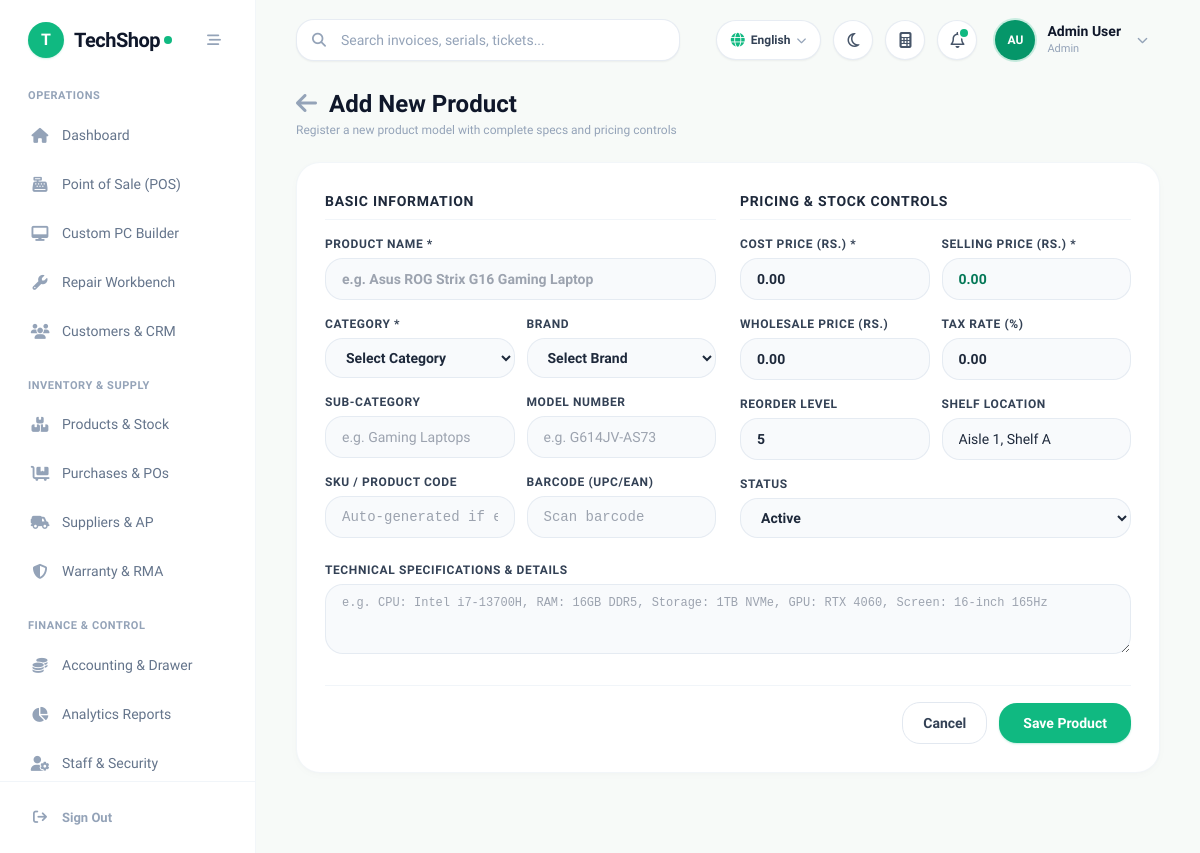
The app's page /pages/product_add.php (signed in) with its own data.
### tables this page shows
CREATE TABLE IF NOT EXISTS `settings` (
  `setting_key` varchar(50) NOT NULL,
  `setting_value` text,
  `created_at` timestamp NULL DEFAULT CURRENT_TIMESTAMP,
  `updated_at` timestamp NULL DEFAULT CURRENT_TIMESTAMP ON UPDATE CURRENT_TIMESTAMP,
  PRIMARY KEY (`setting_key`)
);

CREATE TABLE IF NOT EXISTS `users` (
  `id` bigint unsigned NOT NULL AUTO_INCREMENT,
  `name` varchar(255) NOT NULL,
  `email` varchar(255) NOT NULL,
  `password` varchar(255) NOT NULL,
  `role` varchar(50) NOT NULL DEFAULT 'Cashier',
  `phone` varchar(50) DEFAULT NULL,
  `branch_id` int NOT NULL DEFAULT '1',
  `status` tinyint(1) NOT NULL DEFAULT '1',
  `created_at` timestamp NULL DEFAULT CURRENT_TIMESTAMP,
  `updated_at` timestamp NULL DEFAULT CURRENT_TIMESTAMP ON UPDATE CURRENT_TIMESTAMP,
  PRIMARY KEY (`id`),
  UNIQUE KEY `email` (`email`)
);

### pages/product_add.php (the view, shortened to what the rows shown need)
<?php
require_once '../includes/db.php';
require_once '../includes/header.php';
?>
<div class="max-w-4xl mx-auto pb-10">
    <div class="mb-6 flex justify-between items-center mt-2">
        <div>
            <h1 class="text-2xl font-bold text-slate-900 flex items-center">
                <a href="products.php" class="text-slate-400 hover:text-emerald-600 transition-colors mr-3"><i class="fa-solid fa-arrow-left"></i></a>
                Add New Product
            </h1>
        </div>
    </div>
</div>
<?php require_once '../includes/footer.php'; ?>

### includes/header.php (shortened to what the rows shown need)
<?php
enforce_page_access();
require_once __DIR__ . '/lang.php';
$user = $_SESSION['user'];
$role = $user['role'] ?? 'Cashier';
        ?>
        <?php
function isActive($page) {
    $current = basename($_SERVER['PHP_SELF']);
    return 'text-slate-500 hover:text-slate-900 hover:bg-slate-50/80 font-medium';
}
function getIconColor($page) {
    $current = basename($_SERVER['PHP_SELF']);
    return 'text-slate-400 group-hover:text-slate-600';
}
$sys_name = 'TechShop';
$sys_logo = '';
if (isset($pdo) && $pdo) {
    try {
        $stmt_h = $pdo->query("SELECT setting_key, setting_value FROM settings WHERE setting_key IN ('system_name', 'shop_logo', 'currency_symbol', 'shop_currency', 'supported_currencies_json')");
        while ($row = $stmt_h->fetch()) {
            if ($row['setting_key'] === 'system_name' && !empty($row['setting_value'])) $sys_name = $row['setting_value'];
        }
    } catch (\Exception $e) {}
}
$user_name = $user['name'] ?? 'Staff User';
$user_role = $user['role'] ?? 'Cashier';
$name_parts = explode(' ', trim($user_name));
$initials = strtoupper(substr($name_parts[0] ?? 'U', 0, 1) . (isset($name_parts[1]) ? substr($name_parts[1], 0, 1) : ''));
?>
<!DOCTYPE html>
<html lang="en" class="h-full">
<head>
    <script src="https://cdn.tailwindcss.com"></script>
    <link rel="stylesheet" href="https://cdnjs.cloudflare.com/ajax/libs/font-awesome/6.5.1/css/all.min.css">
</head>
<body class="bg-[#F7FAF8] text-slate-800 font-sans flex h-screen overflow-hidden antialiased">
    <aside id="mainSidebar" class="w-64 bg-white border-r border-slate-100/90 flex flex-col fixed md:static inset-y-0 left-0 z-50 transform -translate-x-full md:translate-x-0 transition-transform duration-200 ease-in-out">
        <div class="h-20 flex items-center justify-between px-7">
            <a href="dashboard.php" class="flex items-center gap-2.5 group">
                <?php if ($sys_logo): ?>
                    <img src="../uploads/logo/<?php echo htmlspecialchars($sys_logo); ?>" alt="Logo" class="h-9 w-9 object-contain rounded-xl">
                <?php else: ?>
                    <div class="w-9 h-9 rounded-2xl bg-emerald-500 text-white flex items-center justify-center font-black text-base shadow-sm shadow-emerald-500/20">
                        <?php echo strtoupper(substr($sys_name, 0, 1)); ?>
                    </div>
                <?php endif; ?>
                <div class="flex items-center tracking-tight">
                    <span class="text-xl font-bold text-slate-900 tracking-tight"><?php echo htmlspecialchars($sys_name); ?></span>
                    <span class="w-2 h-2 rounded-full bg-emerald-500 ml-1 inline-block"></span>
                </div>
            </a>
        </div>
        <nav class="flex-1 overflow-y-auto px-4 py-2 space-y-6">
            <div>
                <p class="text-[11px] font-bold uppercase tracking-wider text-slate-400 px-3 mb-2"><?php echo __('nav_operations'); ?></p>
                <div class="space-y-1">
                    <a href="dashboard.php" class="sidebar-item flex items-center px-3.5 py-3 rounded-2xl group <?php echo isActive('dashboard.php'); ?>">
                        <i class="fa-solid fa-house w-5 text-center text-[15px] <?php echo getIconColor('dashboard.php'); ?>"></i>
                        <span class="ml-3 text-[14px]"><?php echo __('nav_dashboard'); ?></span>
                    </a>
                    <?php if (in_array($role, ['Admin', 'Manager', 'Cashier'])): ?>
                    <a href="pos.php" class="sidebar-item flex items-center px-3.5 py-3 rounded-2xl group <?php echo isActive('pos.php'); ?>">
                        <i class="fa-solid fa-cash-register w-5 text-center text-[15px] <?php echo getIconColor('pos.php'); ?>"></i>
                        <span class="ml-3 text-[14px]"><?php echo __('nav_pos'); ?></span>
                    </a>
                    <a href="build_pc.php" class="sidebar-item flex items-center px-3.5 py-3 rounded-2xl group <?php echo isActive('build_pc.php'); ?>">
                        <i class="fa-solid fa-desktop w-5 text-center text-[15px] <?php echo getIconColor('build_pc.php'); ?>"></i>
                        <span class="ml-3 text-[14px]"><?php echo __('nav_pc_builder'); ?></span>
                    </a>
                    <?php endif; ?>
                    <?php if (in_array($role, ['Admin', 'Manager', 'Technician', 'Cashier'])): ?>
                    <a href="repairs.php" class="sidebar-item flex items-center px-3.5 py-3 rounded-2xl group <?php echo isActive('repairs.php'); ?>">
                        <i class="fa-solid fa-wrench w-5 text-center text-[15px] <?php echo getIconColor('repairs.php'); ?>"></i>
                        <span class="ml-3 text-[14px]"><?php echo __('nav_repairs'); ?></span>
                    </a>
                    <?php endif; ?>
                    <?php if (in_array($role, ['Admin', 'Manager', 'Cashier', 'Accountant'])): ?>
                    <a href="customers.php" class="sidebar-item flex items-center px-3.5 py-3 rounded-2xl group <?php echo isActive('customers.php'); ?>">
                        <i class="fa-solid fa-users w-5 text-center text-[15px] <?php echo getIconColor('customers.php'); ?>"></i>
                        <span class="ml-3 text-[14px]"><?php echo __('nav_customers'); ?></span>
                    </a>
                    <?php endif; ?>
                </div>
            </div>
            <div>
                <p class="text-[11px] font-bold uppercase tracking-wider text-slate-400 px-3 mb-2"><?php echo __('nav_inventory_supply'); ?></p>
                <div class="space-y-1">
                    <?php if (in_array($role, ['Admin', 'Manager', 'Inventory', 'Cashier', 'Technician', 'Accountant'])): ?>
                    <a href="products.php" class="sidebar-item flex items-center px-3.5 py-3 rounded-2xl group <?php echo isActive('products.php'); ?>">
                        <i class="fa-solid fa-boxes-stacked w-5 text-center text-[15px] <?php echo getIconColor('products.php'); ?>"></i>
                        <span class="ml-3 text-[14px]"><?php echo __('nav_products'); ?></span>
                    </a>
                    <?php endif; ?>
                    <?php if (in_array($role, ['Admin', 'Manager', 'Inventory'])): ?>
                    <a href="purchases.php" class="sidebar-item flex items-center px-3.5 py-3 rounded-2xl group <?php echo isActive('purchases.php'); ?>">
                        <i class="fa-solid fa-cart-flatbed w-5 text-center text-[15px] <?php echo getIconColor('purchases.php'); ?>"></i>
                        <span class="ml-3 text-[14px]"><?php echo __('nav_purchases'); ?></span>
                    </a>
                    <?php endif; ?>
                    <?php if (in_array($role, ['Admin', 'Manager', 'Inventory', 'Accountant'])): ?>
                    <a href="suppliers.php" class="sidebar-item flex items-center px-3.5 py-3 rounded-2xl group <?php echo isActive('suppliers.php'); ?>">
                        <i class="fa-solid fa-truck-field w-5 text-center text-[15px] <?php echo getIconColor('suppliers.php'); ?>"></i>
                        <span class="ml-3 text-[14px]"><?php echo __('nav_suppliers'); ?></span>
                    </a>
                    <?php endif; ?>
                    <?php if (in_array($role, ['Admin', 'Manager', 'Technician', 'Inventory', 'Cashier'])): ?>
                    <a href="warranty.php" class="sidebar-item flex items-center px-3.5 py-3 rounded-2xl group <?php echo isActive('warranty.php'); ?>">
                        <i class="fa-solid fa-shield-halved w-5 text-center text-[15px] <?php echo getIconColor('warranty.php'); ?>"></i>
                        <span class="ml-3 text-[14px]"><?php echo __('nav_warranty'); ?></span>
                    </a>
                    <?php endif; ?>
                </div>
            </div>
            <div>
                <p class="text-[11px] font-bold uppercase tracking-wider text-slate-400 px-3 mb-2"><?php echo __('nav_finance_control'); ?></p>
                <div class="space-y-1">
                    <?php if (in_array($role, ['Admin', 'Manager', 'Accountant', 'Cashier'])): ?>
                    <a href="accounting.php" class="sidebar-item flex items-center px-3.5 py-3 rounded-2xl group <?php echo isActive('accounting.php'); ?>">
                        <i class="fa-solid fa-coins w-5 text-center text-[15px] <?php echo getIconColor('accounting.php'); ?>"></i>
                        <span class="ml-3 text-[14px]"><?php echo __('nav_accounting'); ?></span>
                    </a>
                    <?php endif; ?>
                    <?php if (in_array($role, ['Admin', 'Manager', 'Accountant', 'Technician', 'Inventory'])): ?>
                    <a href="reports.php" class="sidebar-item flex items-center px-3.5 py-3 rounded-2xl group <?php echo isActive('reports.php'); ?>">
                        <i class="fa-solid fa-chart-pie w-5 text-center text-[15px] <?php echo getIconColor('reports.php'); ?>"></i>
                        <span class="ml-3 text-[14px]"><?php echo __('nav_reports'); ?></span>
                    </a>
                    <?php endif; ?>
                    <?php if (in_array($role, ['Admin', 'Manager', 'SuperAdmin'])): ?>
                    <a href="users.php" class="sidebar-item flex items-center px-3.5 py-3 rounded-2xl group <?php echo isActive('users.php'); ?>">
                        <i class="fa-solid fa-user-gear w-5 text-center text-[15px] <?php echo getIconColor('users.php'); ?>"></i>
                        <span class="ml-3 text-[14px]"><?php echo __('nav_staff'); ?></span>
                    </a>
                    <?php endif; ?>
                </div>
            </div>
        </nav>
        <div class="p-4 border-t border-slate-100">
            <a href="../logout.php" class="flex items-center px-3.5 py-2.5 text-slate-400 hover:text-red-500 hover:bg-red-50/60 rounded-2xl transition-all">
                <i class="fa-solid fa-arrow-right-from-bracket w-5 text-center text-[14px]"></i>
                <span class="ml-3 text-[13px] font-semibold"><?php echo __('nav_sign_out'); ?></span>
            </a>
        </div>
    </aside>
    <main class="flex-1 flex flex-col h-screen overflow-hidden bg-[#F7FAF8]">
        <header class="h-20 bg-transparent flex items-center justify-between px-6 lg:px-10 z-20 shrink-0">
            <div class="flex items-center gap-4 flex-1">
                <div class="relative w-full max-w-sm hidden sm:block">
                    <input
                        type="text"
                        id="globalSearchInput"
                        placeholder="<?php echo __('hdr_search_placeholder', 'Search anything (F2)...'); ?>"
                        class="w-full pl-11 pr-4 py-2.5 bg-white border border-slate-200/80 rounded-2xl text-sm font-medium text-slate-800 placeholder-slate-400 focus:outline-none focus:ring-2 focus:ring-emerald-500/20 focus:border-emerald-500 shadow-sm transition-all"
                        onkeyup="handleGlobalSearch(event)"
                    >
                </div>
            </div>
            <div class="flex items-center space-x-2 sm:space-x-3">
                <div class="relative">
                    <button id="userMenuBtn" onclick="toggleUserMenu()" class="flex items-center gap-3 p-1.5 pr-3 rounded-full hover:bg-white transition-all">
                        <div class="w-10 h-10 rounded-full bg-emerald-600 text-white font-extrabold flex items-center justify-center text-xs shadow-sm ring-2 ring-emerald-500/20">
                            <?php echo htmlspecialchars($initials); ?>
                        </div>
                        <div class="text-left hidden md:block">
                            <div class="text-sm font-bold text-slate-900 leading-tight"><?php echo htmlspecialchars($user_name); ?></div>
                            <div class="text-[11px] font-medium text-slate-400"><?php echo htmlspecialchars($user_role); ?></div>
                        </div>
                        <i class="fa-solid fa-chevron-down text-slate-400 text-[11px] ml-1"></i>
                    </button>
                </div>
            </div>
        </header>
        <div class="flex-1 overflow-y-auto px-6 lg:px-10 pb-10">

### records on screen
settings: setting_value "T", setting_value "TechShop"
settings: setting_value "OPERATIONS", setting_value "Dashboard", setting_value "Point of Sale (POS)", setting_value "Custom PC Builder", setting_value "Repair Workbench", setting_value "Customers & CRM", setting_value "INVENTORY & SUPPLY", setting_value "Products & Stock", setting_value "Purchases & POs", setting_value "Suppliers & AP", setting_value "Warranty & RMA", setting_value "FINANCE & CONTROL", setting_value "Accounting & Drawer", setting_value "Analytics Reports", setting_value "Staff & Security", setting_value "Sign Out"
users: name "AU", name "Admin User", role "Admin"

### other values on screen
$currency_symbol "RS."
